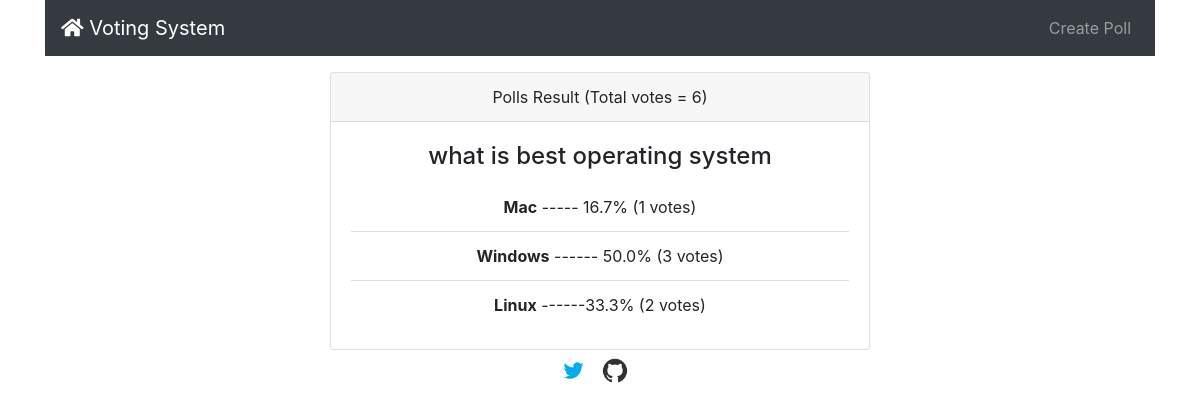
The page /result/3 on the database its author committed.
### vote_app/models.py (models this page shows, shortened)
class Vote(models.Model):
    question_text = models.CharField(max_length=250)
    option_one_text = models.CharField(max_length=20,default="a")
    option_two_text = models.CharField(max_length=20,default="b")
    option_three_text = models.CharField(max_length=20,default="c")
    option_one_count = models.IntegerField(default=0)
    option_two_count = models.IntegerField(default=0)
    option_three_count = models.IntegerField(default=0)
    option_one_image_url = models.CharField(max_length=250,default="https://images.unsplash.com/photo-1515549832467-8783363e19b6?ixlib=rb-1.2.1&ixid=eyJhcHBfaWQiOjEyMDd9&auto=format&fit=crop&w=282&q=80")
    option_two_image_url = models.CharField(max_length=250,default="https://images.unsplash.com/photo-1515549832467-8783363e19b6?ixlib=rb-1.2.1&ixid=eyJhcHBfaWQiOjEyMDd9&auto=format&fit=crop&w=282&q=80")
    option_three_image_url = models.CharField(max_length=250,default="https://images.unsplash.com/photo-1515549832467-8783363e19b6?ixlib=rb-1.2.1&ixid=eyJhcHBfaWQiOjEyMDd9&auto=format&fit=crop&w=282&q=80")
    def total(self):
        return self.option_one_count + self.option_two_count + self.option_three_count
    def in_percent_one(self):
        total = self.option_one_count + self.option_two_count + self.option_three_count
        if total > 0:
            result =  self.option_one_count / total *100
            return round(result,1)
        else:
            return 0
    def in_percent_two(self):
        total = self.option_one_count + self.option_two_count + self.option_three_count
        if total > 0:
            result =  self.option_two_count / total *100
            return round(result,1)
        else:
            return 0
    def in_percent_three(self):
        total = self.option_one_count + self.option_two_count + self.option_three_count
        if total > 0:
            result =  self.option_three_count / total *100
            return round(result,1)
        else:
            return 0

### vote_app/views.py (the view)
# urls.py: path('result/<int:vote_id>',views.result,name='result'),
def result(request,vote_id):
    result_of = Vote.objects.get(pk=vote_id)
    return render(request,'vote_app/result.html',{'result':result_of})

### vote_app/templates/vote_app/result.html (shortened to what this page needs)
{% extends 'vote_app/base.html' %}
{% block content %}
<div class="row mt-3">
        <div class="col-md-6 offset-md-3">
            <div class="card text-center">
                <div class="card-header">
                   Polls Result (Total votes = {{ result.total }})
                </div>
                <div class="card-body">
                  <h4 class="card-title">{{ result.question_text }}</h4>
                  <ul class="list-group list-group-flush">
                    <li class="list-group-item "><b>{{ result.option_one_text }}</b> ----- {{ result.in_percent_one  }}%    ({{ result.option_one_count }} votes)</li>
                    <li class="list-group-item"><b>{{ result.option_two_text }}</b>  ------ {{ result.in_percent_two  }}% ({{ result.option_two_count }} votes) </li>
                    <li class="list-group-item"><b>{{ result.option_three_text }}</b> ------{{ result.in_percent_three  }}% ({{ result.option_three_count }} votes)</li>
                  </ul>
                </div>
              </div>
        </div>
  </div>
{% endblock %}

### rows shown on the page
Vote: total "6", question_text "what is best operating system", option_one_text "Mac", in_percent_one "16.7", option_one_count "1", option_two_text "Windows", in_percent_two "50.0", option_two_count "3", option_three_text "Linux", in_percent_three "33.3", option_three_count "2"
